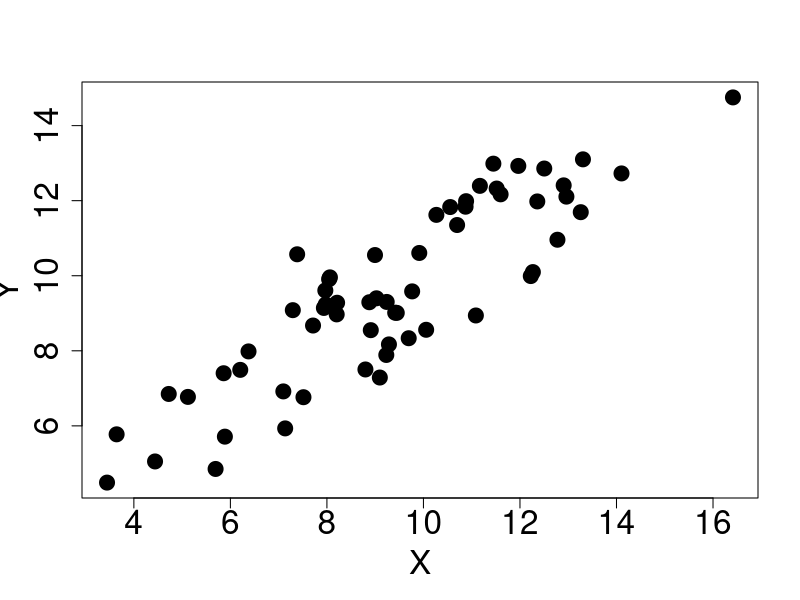
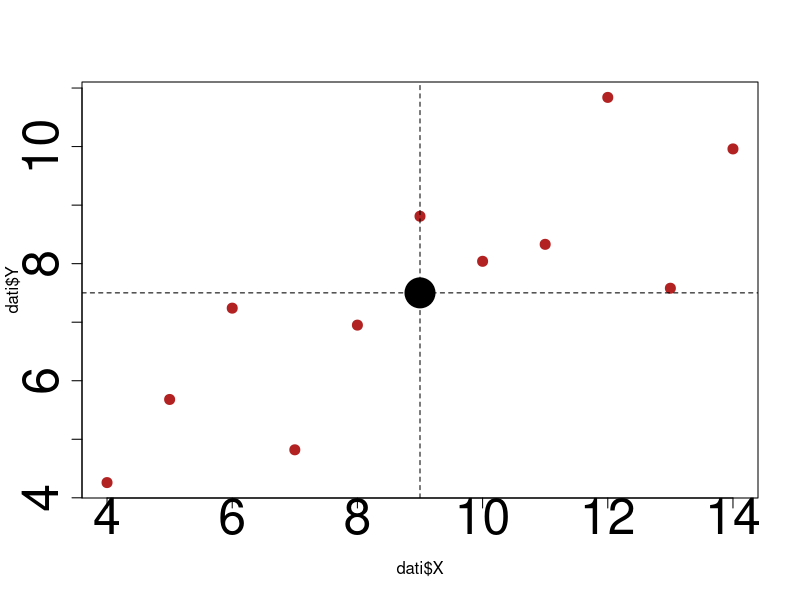
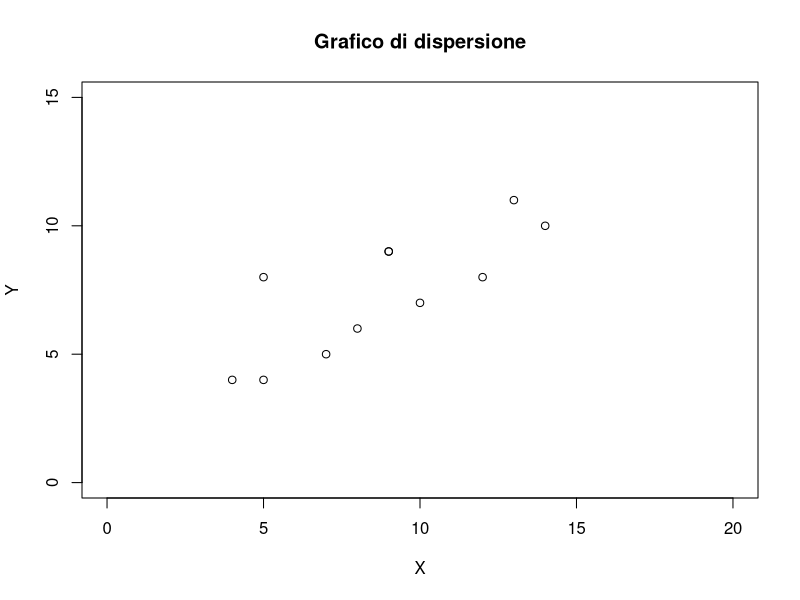
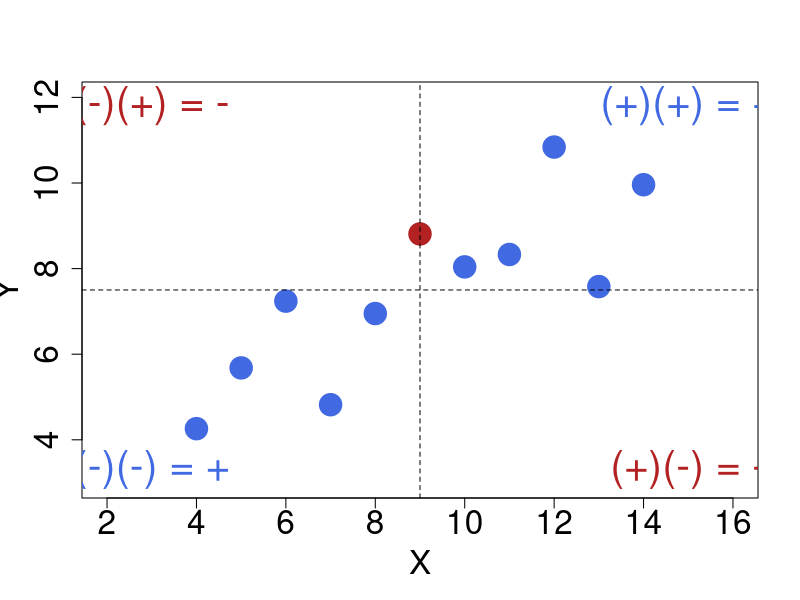
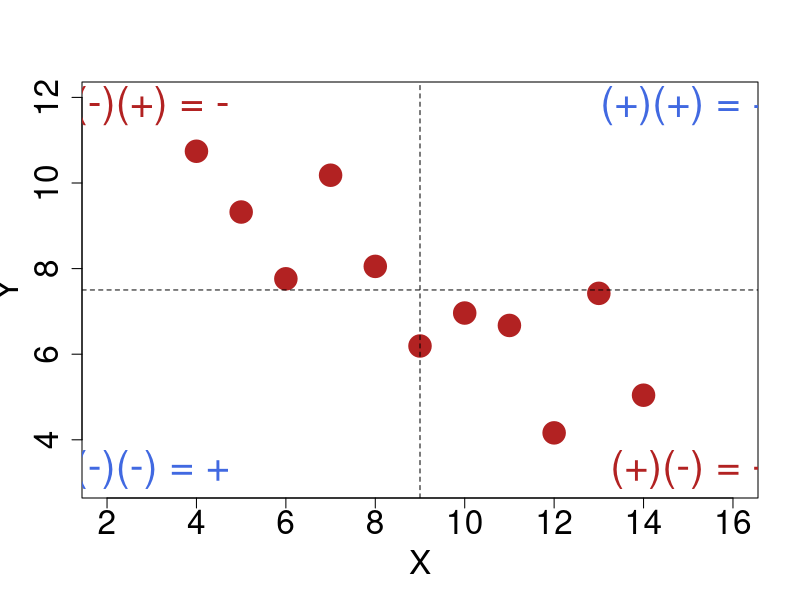
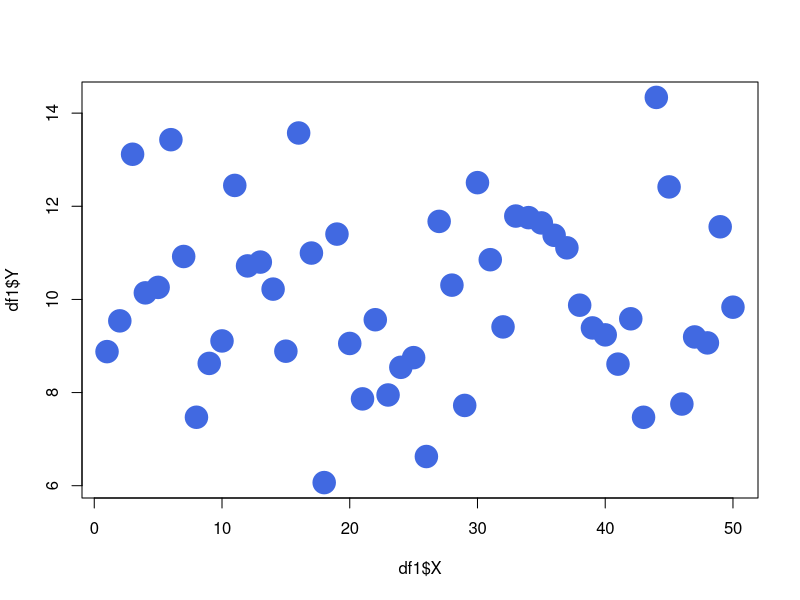
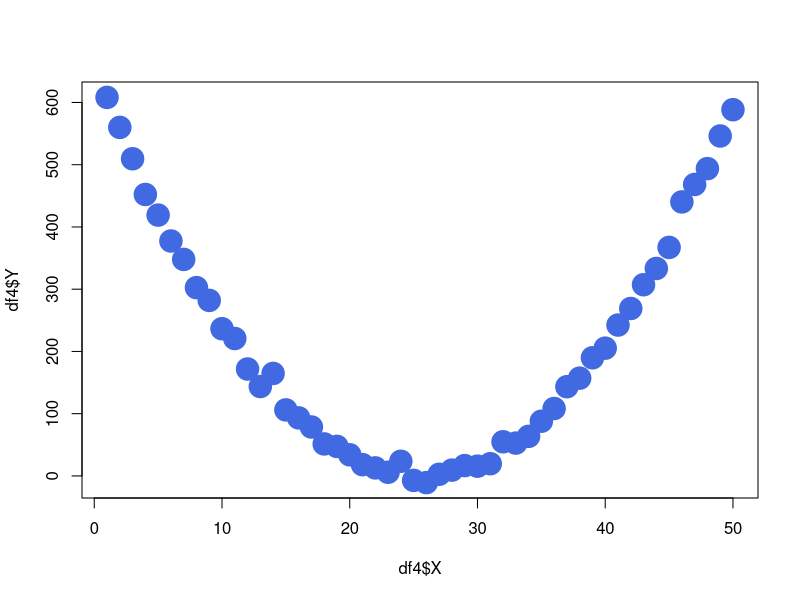
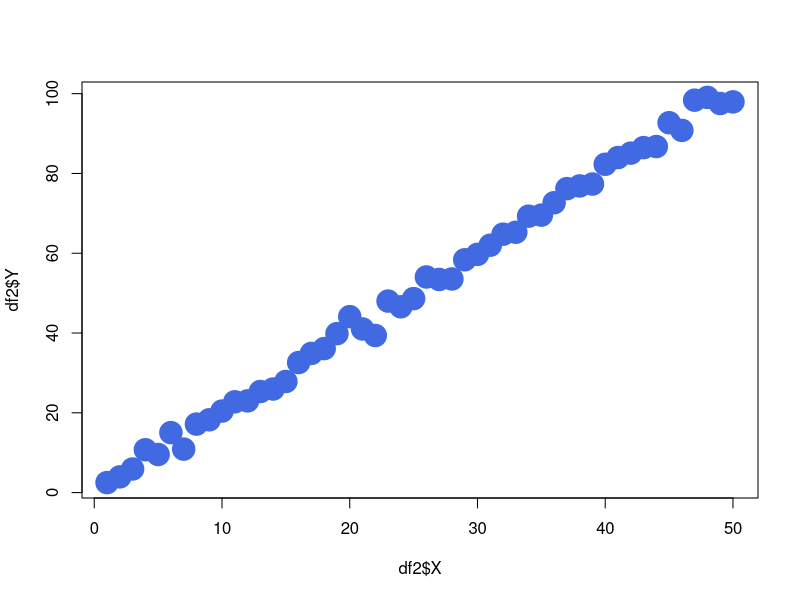

Write the R code that produced these figures, in order. (Note: this script raises an error after producing the figures.)
## ---- chunk 1
#| echo: false
#| out-width: 45%
#| fig-align: center
set.seed(10)
xr <- rnorm(60, 10, 3)
yr <- 2 + 0.8 * xr + rnorm(60, 0, 1.2)
plot(xr, yr, pch = 19, cex = 2, xlab = "X", ylab = "Y",
     cex.axis = 2, cex.lab = 2)
## ---- chunk 2
#| echo: false
dati <- data.frame(
  X = c(10, 8, 13, 9, 11, 14, 6, 4, 12, 7, 5),
  Y = c(8.04, 6.95, 7.58, 8.81, 8.33, 9.96, 7.24, 4.26, 10.84, 4.82, 5.68)
)

## ---- chunk 3
#| echo:  false
#| fig-cap: Grafico a dispersione delle variabili X e Y
#| fig-align: center
plot(dati$X, dati$Y, cex = 2, cex.axis =3, pch = 20, col = "firebrick")
abline(v = mean(dati$X), lty=2)
abline(h = mean(dati$Y), lty=2)
points(mean(dati$X), mean(dati$Y), pch=19, cex = 4)
## ---- chunk 4
#| echo: false
dati

## ---- chunk 5
#| out-width: 60%
#| fig-align: center
X <- c(9,8,12,9,10,14,5,4,13,7,5)
Y <- c(9,6,8,9,7,10,8,4,11,5,4)
plot(X,Y,main="Grafico di dispersione", xlim=c(0,20),ylim=c(0,15))
## ---- chunk 6
#| echo: false
#| out-width: 100%
#| fig-align: center
prod_scarti <- (dati$X - mean(dati$X)) * (dati$Y - mean(dati$Y))
plot(dati$X, dati$Y, pch = 19, cex = 3,
     col = ifelse(prod_scarti > 0, "royalblue", "firebrick"),
     xlab = "X", ylab = "Y", cex.axis = 2, cex.lab = 2,
     xlim = c(2, 16), ylim = c(3, 12))
abline(v = mean(dati$X), lty = 2)
abline(h = mean(dati$Y), lty = 2)
text(15, 11.8, "(+)(+) = +", cex = 2.5, col = "royalblue")
text(3, 3.3, "(-)(-) = +", cex = 2.5, col = "royalblue")
text(3, 11.8, "(-)(+) = -", cex = 2.5, col = "firebrick")
text(15, 3.3, "(+)(-) = -", cex = 2.5, col = "firebrick")
## ---- chunk 7
#| echo: false
#| out-width: 100%
#| fig-align: center
dati_neg <- data.frame(X = dati$X, 
                       Y = 2 * mean(dati$Y) - dati$Y)   # Y specchiata attorno alla media

prod_scarti_neg <- (dati_neg$X - mean(dati_neg$X)) * (dati_neg$Y - mean(dati_neg$Y))
plot(dati_neg$X, dati_neg$Y, pch = 19, cex = 3,
     col = ifelse(prod_scarti_neg > 0, "royalblue", "firebrick"),
     xlab = "X", ylab = "Y", cex.axis = 2, cex.lab = 2,
     xlim = c(2, 16), ylim = c(3, 12))
abline(v = mean(dati_neg$X), lty = 2)
abline(h = mean(dati_neg$Y), lty = 2)
text(15, 11.8, "(+)(+) = +", cex = 2.5, col = "royalblue")
text(3, 3.3, "(-)(-) = +", cex = 2.5, col = "royalblue")
text(3, 11.8, "(-)(+) = -", cex = 2.5, col = "firebrick")
text(15, 3.3, "(+)(-) = -", cex = 2.5, col = "firebrick")
## ---- chunk 8
#| echo: false

set.seed(123)  # per riproducibilità

# --- dataset 1: cov ~ 0 (indipendenti con rumore) ---
X1 <- 1:50
Y1 <- rnorm(length(X1), mean = 10, sd = 2)
df1 <- data.frame(X = X1, Y = Y1)

# --- dataset 2: cov > 0 (relazione positiva + rumore) ---
X2 <- X1
Y2 <- 2*X2 + rnorm(length(X1), mean = 0, sd = 2)
df2 <- data.frame(X = X2, Y = Y2)

# --- dataset 3: cov < 0 (relazione negativa + rumore) ---
X3 <- X1
Y3 <- -1.5*X3 + rnorm(length(X1), mean = 0, sd = 10)
df3 <- data.frame(X = X3, Y = Y3)

# --- dataset 4: cov ~ 0 ma relazione NON lineare ---
X4 <- X1
Y4 <- (X4 - mean(X4))^2 + rnorm(length(X1), mean = 0, sd = 10)  # parabola con rumore
df4 <- data.frame(X = X4, Y = Y4)

# Visualizzo i dataframe e le covarianze campionarie
mycov = list(
  df1 = df1,
  cov_df1 = cov(df1$X, df1$Y),
  df2 = df2,
  cov_df2 = cov(df2$X, df2$Y),
  df3 = df3,
  cov_df3 = cov(df3$X, df3$Y),
  df4 = df4,
  cov_df4 = cov(df4$X, df4$Y)
)
## ---- chunk 9
#| echo: false
#| layout-ncol: 2
#| layout-nrow: 2
#| label: fig-CovExamples
#| out-width: 60%
#| fig-cap: "Covarianza"
#| fig-subcap:
#|   - "Cov = 0"
#|   - "Cov = 0"
#|   - "Cov > 0"
#|   - "Cov < 0"

plot(df1$X, df1$Y, pch = 19, col = "royalblue", cex = 3)
plot(df4$X, df4$Y, pch = 19, col = "royalblue", cex = 3)
plot(df2$X, df2$Y, pch = 19, col = "royalblue", cex = 3)
plot(df3$X, df3$Y, pch = 19, col = "royalblue", cex = 3)
## ---- chunk 10
#| echo: false
bimbo <- data.frame(eta = c(3, 6, 9, 12, 24, 36),
                    peso = c(6, 8, 9, 10, 13, 20))
## ---- chunk 11
#| echo: false
bimbo
## ---- chunk 12
#| echo: false
#| fig-cap: Grafico a dispersione
plot(bimbo$eta, bimbo$peso, pch = 19, cex = 3,
     xlab = "Età (mesi)", ylab = "Peso (kg)", cex.lab = 2, cex.axis = 2)
abline(v = mean(bimbo$eta), lty = 2)
abline(h = mean(bimbo$peso), lty = 2)
## ---- chunk 13
#| echo: false
calcolo <- data.frame(x = bimbo$eta, y = bimbo$peso,
                      sx = bimbo$eta - mean(bimbo$eta),
                      sy = bimbo$peso - mean(bimbo$peso))
calcolo$prodotto <- calcolo$sx * calcolo$sy
colnames(calcolo) <- c("x", "y", "x - media(x)", "y - media(y)", "prodotto")
calcolo
## ---- chunk 14
X <- c(9,8,12,9,10,14,5,4,13,7,5)
Y <- c(9,6,8,9,7,10,8,4,11,5,4)
Z <- -Y
cov(X,Y)
cov(X,Z)
cov(bimbo$eta, bimbo$peso)
## ---- chunk 15
#| echo: false
#| fig-align: center
#| out-width: 100%
set.seed(2)
xx <- seq(1, 20, length.out = 30)
par(mfrow = c(1, 3), mar = c(5, 5, 6, 2))
plot(xx, 3 + 2 * xx, pch = 19, cex = 2, xlab = "X", ylab = "Y",
     main = "r = +1", cex.main = 3, cex.lab = 2.5, cex.axis = 2)
plot(xx, 50 - 2 * xx, pch = 19, cex = 2, xlab = "X", ylab = "Y",
     main = "r = -1", cex.main = 3, cex.lab = 2.5, cex.axis = 2)
plot(xx, (xx - mean(xx))^2, pch = 19, cex = 2, xlab = "X", ylab = "Y",
     main = paste("r =", round(cor(xx, (xx - mean(xx))^2), 2)),
     cex.main = 3, cex.lab = 2.5, cex.axis = 2)
## ---- chunk 16
#| echo: true
X <- c(9,8,12,9,10,14,5,4,13,7,5)
Y <- c(9,6,8,9,7,10,8,4,11,5,4)
Z <- -Y
cor(X,Y)
cor(X,Z)
## ---- chunk 17
cov(bimbo$eta, bimbo$peso) / (sd(bimbo$eta) * sd(bimbo$peso))
cor(bimbo$eta, bimbo$peso)
## ---- chunk 18
#| echo: false
library(MASS)

set.seed(123)  # per riproducibilità

n <- 100  # numero di osservazioni

# --- 1. Cov > 0 (correlazione positiva) ---
mu1 <- c(10, 10)                 # medie
Sigma1 <- matrix(c(20, 15,       # var(X), cov(X,Y)
                   15, 20), 2)   # cov(Y,X), var(Y)
pos <- mvrnorm(n, mu = mu1, Sigma = Sigma1)

# --- 2. Cov < 0 (correlazione negativa) ---
mu2 <- c(10, 10)
Sigma2 <- matrix(c(20, -15,
                  -15, 20), 2)
neg <- mvrnorm(n, mu = mu2, Sigma = Sigma2)

# --- 3. Cov ~ 0 (nessuna correlazione) ---
mu3 <- c(10, 10)
Sigma3 <- matrix(c(20, 0,
                    0, 20), 2)
null <- mvrnorm(n, mu = mu3, Sigma = Sigma3)

# Controllo covarianze e correlazioni
mylist = list(
  cov_pos  = cov(pos)[1,2],
  cor_pos  = cor(pos)[1,2],
  cov_neg  = cov(neg)[1,2],
  cor_neg  = cor(neg)[1,2],
  cov_null = cov(null)[1,2],
  cor_null = cor(null)[1,2]
)

# Grafici
par(mfrow=c(1,3))
plot(pos, xlab="X1", ylab="Y1", main=paste("cov = ",  round(mylist$cov_pos, 2), ", r = ", round(mylist$cor_pos, 2)), pch = 19, cex = 2, cex.main = 2, xlim=c(-0.20,20))
plot(neg, xlab="X2", ylab="Y2", main=paste("cov = ",  round(mylist$cov_neg, 2), ", r = ", round(mylist$cor_neg, 2)), pch = 19, cex = 2, cex.main = 2, xlim=c(-0.20,20))
plot(null, xlab="X3", ylab="Y3", main=paste("cov = ",  round(mylist$cov_null, 2), ", r = ", round(mylist$cor_null, 2)), pch = 19, cex = 2, cex.main = 2, xlim=c(-0.20,20))
## ---- chunk 19
#| echo: false
#| fig-align: center
knitr::include_graphics("cor2.jpg")
## ---- chunk 20
#| echo:  false
#| fig-align: center


par(mfrow=c(1,1))
plot(dati$X, dati$Y, pch=19, cex=2)
abline(v = mean(dati$X), lty=2)
abline(h = mean(dati$Y), lty=2)
points(mean(dati$X), mean(dati$Y), pch=19, cex = 4, col ="firebrick")
## ---- chunk 21
#| echo: false
dati

## ---- chunk 22
#| echo: false
#| out-width: 70%
#| fig-cap: Una retta che passi attraverso le coppie di osservazioni
set.seed(999)
mymodel = lm(Y ~ X)
plot(X, Y, pch = 19, cex = 2)
abline(mymodel, col = "firebrick", lwd = 2)
## ---- chunk 23
#| echo: false
#| out-width: 70%
#| fig-cap: Ma quale retta?
plot(X, Y, pch = 19, cex = 2)

y1 = rnorm(20, sd = 2)
x1 = rnorm(20, sd = 2)
abline(mymodel, col = "firebrick", lwd = 2)
for (i in 1:length(x1)) {
  abline(mymodel$coefficients[1] + y1[i],
         mymodel$coefficients[2], col = i, lty = 2)
}
## ---- chunk 24
#| echo:  false
#| fig-align: center
plot(dati$X, dati$Y, pch=19, cex =2)
mod <- lm(Y ~ X, data = dati)

# Scatterplot con retta
abline(mod, col = "blue", lwd = 2)

# Aggiunta delle linee degli scarti
pred <- fitted(mod)
segments(dati$X, dati$Y, dati$X, pred, col = "red", lty = 2)
## ---- chunk 25
b <- cov(bimbo$eta, bimbo$peso) / var(bimbo$eta)
b0 <- mean(bimbo$peso) - b * mean(bimbo$eta)
c(b0, b)
## ---- chunk 26
#| echo: false

r = seq(-1,1, length.out= 1000)
plot(r, r^2, pch = 19, xlab = "r", ylab = expression(r^2),
     cex.lab =4, cex.axis=2)
## ---- chunk 27
#| echo: false
#| out-width: 80%
#| fig-align: center

set.seed(123)  # per riproducibilità

# Parametri della simulazione
n <- 50
beta0 <- 2
beta1 <- 1.5

# Genero X da una normale
X <- rnorm(n, mean = 10, sd = 5)

# Genero il rumore
epsilon <- rnorm(n, mean = 0, sd = 10)

# Costruisco Y
Y <- beta0 + beta1 * X + epsilon

# Regressione lineare
fit <- lm(Y ~ X)

# Predizioni
Y_hat <- fitted(fit)

# Grafico
plot(X, Y, pch = 19, col = "black",
     xlab = "X", ylab = "Y", ylim = c(min(Y, Y_hat), max(Y, Y_hat)))
abline(fit)

# Aggiungo i residui
segments(X, Y, X, Y_hat, lty = 2)
## ---- chunk 28
#| echo: false
#| out-width: 80%
#| fig-align: center
set.seed(123)  # per riproducibilità

# Parametri della simulazione
n <- 50
beta0 <- 2
beta1 <- -2

# Genero X da una normale
X <- rnorm(n, mean = 10, sd = 5)

# Genero il rumore
epsilon <- rnorm(n, mean = 0, sd = 5)

# Costruisco Y
Y <- beta0 + beta1 * X + epsilon

# Regressione lineare
fit <- lm(Y ~ X)

# Predizioni
Y_hat <- fitted(fit)

# Grafico
plot(X, Y, pch = 19, col = "black",
     xlab = "X", ylab = "Y", ylim = c(min(Y, Y_hat), max(Y, Y_hat)))
abline(fit)

# Aggiungo i residui
segments(X, Y, X, Y_hat, lty = 2)
## ---- chunk 29
#| echo: false
#| out-width: 80%
#| fig-align: center


set.seed(123)  # per riproducibilità

# Parametri della simulazione
n <- 50
beta0 <- 2
beta1 <- 3

# Genero X da una normale
X <- rnorm(n, mean = 10, sd = 5)

# Genero il rumore
epsilon <- rnorm(n, mean = 0, sd = 3)

# Costruisco Y
Y <- beta0 + beta1 * X + epsilon

# Regressione lineare
fit <- lm(Y ~ X)

# Predizioni
Y_hat <- fitted(fit)

# Grafico
plot(X, Y, pch = 19, col = "black",
     xlab = "X", ylab = "Y", ylim = c(min(Y, Y_hat), max(Y, Y_hat)))
abline(fit)

# Aggiungo i residui
segments(X, Y, X, Y_hat, lty = 1.2)
## ---- chunk 30
#| echo: false
#| out-width: 80%
#| fig-align: center
set.seed(123)  # per riproducibilità

# Parametri della simulazione
n <- 50
beta0 <- 2
beta1 <- -0.2

# Genero X da una normale
X <- rnorm(n, mean = 10, sd = 5)

# Genero il rumore
epsilon <- rnorm(n, mean = 0, sd = 10)

# Costruisco Y
Y <- beta0 + beta1 * X + epsilon

# Regressione lineare
fit <- lm(Y ~ X)

# Predizioni
Y_hat <- fitted(fit)

# Grafico
plot(X, Y, pch = 19, col = "black",
     xlab = "X", ylab = "Y", ylim = c(min(Y, Y_hat), max(Y, Y_hat)))
abline(fit)

# Aggiungo i residui
segments(X, Y, X, Y_hat, lty = 2)
## ---- chunk 31
lm(bimbo$peso~bimbo$eta)
## ---- chunk 32
#| echo: false
#| fig-align: center
#| out-width: 70%
set.seed(123)
n <- 100
beta0 <- 1
beta1 <- 2
rho <- 1.0
sigma_u <- 1
x = rnorm(n)
e = rnorm(length(x), sd= 3)
y <- beta0 + beta1 * x + e

fit <- lm(y ~ x)
plot(x, e, pch = 19, cex = 1.5, xlab = "x", ylab = "residui",
     cex.axis = 2, cex.lab = 2)
abline(0,0, lwd = 2, col ="firebrick")
abline(lm(e ~x), col ="royalblue4", lwd = 2, lty = 2)

## ---- chunk 33
#| echo: false
#| fig-align: center
#| out-width: 70%
set.seed(123)
n <- 100
beta0 <- 1
beta1 <- 2
rho <- 1.0
sigma_u <- 1
x = rnorm(n)
e = rnorm(length(x), sd= 3)
y <- beta0 + beta1 * x + e

fit <- lm(y ~ x)
plot(x, e, pch = 19, cex = 1.5, xlab = "x", ylab = "residui",
     cex.axis = 2, cex.lab = 2)
abline(0,0, lwd = 2, col ="firebrick")
abline(lm(e ~x), col ="royalblue4", lwd = 2, lty = 2)
## ---- chunk 34
#| echo: false
#| fig-align: center
#| out-width: 70%
ecorr = x+rnorm(length(x), sd= 1)
ycorr <- beta0 + beta1 * x + ecorr

fitcorr <- lm(ycorr ~ x)
plot(x, ecorr, pch = 19, cex = 1.5, xlab = "x", ylab = "residui",
     cex.axis = 2, cex.lab = 2, ylim=-c(4,-4))
abline(0,0, lwd = 2, col ="firebrick")
abline(lm(ycorr ~x), col ="royalblue4", lwd = 2, lty = 2)
## ---- chunk 35
#| echo: false
#| fig-align: center
#| out-width: 70%
ecorr = x+rnorm(length(x), sd= 1)
ycorr <- beta0 + beta1 * x + ecorr

fitcorr <- lm(ycorr ~ x)
plot(x, ecorr, pch = 19, cex = 1.5, xlab = "x", ylab = "residui",
     cex.axis = 2, cex.lab = 2, ylim=-c(4,-4))
abline(0,0, lwd = 2, col ="firebrick")
abline(lm(ecorr ~x), col ="royalblue4", lwd = 2, lty = 2)
## ---- chunk 36
#| echo: false
set.seed(42)
studio <- data.frame(ore = round(runif(80, 0, 20), 1))
studio$voto <- round(15 + 0.6 * studio$ore + rnorm(80, 0, 2), 1)
## ---- chunk 37
#| echo: true
#| out-width: 55%
#| fig-align: center
head(studio)
modello <- lm(voto ~ ore, data = studio)
modello
## ---- chunk 38
#| echo: true
studio$attesi <- fitted(modello)      # y cappello
studio$residui <- residuals(modello)  # y - y cappello
head(studio)
## ---- chunk 39
#| echo: true
# i residui sono semplicemente osservati - attesi
head(studio$voto - studio$attesi)
## ---- chunk 40
#| echo: true
mean(studio$residui)
## ---- chunk 41
#| echo: true
summary(studio$residui)
## ---- chunk 42
#| echo: true
#| out-width: 55%
#| fig-align: center
plot(studio$ore, studio$residui, pch = 19,
     xlab = "ore", ylab = "residui")
abline(h = 0, col = "firebrick", lwd = 2)
## ---- chunk 43
#| echo: false
set.seed(42)
nonlin <- data.frame(x = runif(80, 0, 10))
nonlin$y <- 5 + 0.8 * (nonlin$x - 5)^2 + rnorm(80, 0, 2)
mod_nonlin <- lm(y ~ x, data = nonlin)
nonlin$residui <- residuals(mod_nonlin)
## ---- chunk 44
#| echo: false
#| fig-align: center
#| out-width: 90%
par(mfrow = c(1, 2), mar = c(5, 5, 4, 2))
plot(nonlin$x, nonlin$y, pch = 19, cex = 1.5, xlab = "x", ylab = "y",
     main = "Dati e retta", cex.main = 2, cex.lab = 2, cex.axis = 1.5)
abline(mod_nonlin, col = "royalblue4", lwd = 2)
plot(nonlin$x, nonlin$residui, pch = 19, cex = 1.5, xlab = "x", ylab = "residui",
     main = "Residui", cex.main = 2, cex.lab = 2, cex.axis = 1.5)
abline(h = 0, col = "firebrick", lwd = 2)
## ---- chunk 45
#| echo: true
#| out-width: 55%
#| fig-align: center
hist(studio$residui, freq = FALSE, xlab = "residui", col = "gray90")
curve(dnorm(x, mean = 0, sd = sd(studio$residui)), 
      add = TRUE, col = "firebrick", lwd = 2)
## ---- chunk 46
#| echo: true
#| out-width: 50%
#| fig-align: center
qqnorm(studio$residui, pch = 19)
qqline(studio$residui, col = "firebrick", lwd = 2)
## ---- chunk 47
#| echo: false
set.seed(42)
asim <- data.frame(x = runif(80, 0, 10))
asim$y <- 2 + 1.5 * asim$x + rexp(80, rate = 0.3)
mod_asim <- lm(y ~ x, data = asim)
asim$residui <- residuals(mod_asim)
## ---- chunk 48
#| echo: false
#| fig-align: center
#| out-width: 80%
par(mfrow = c(1, 2), mar = c(5, 5, 4, 2))
hist(asim$residui, freq = FALSE, main = "Istogramma",
     xlab = "residui", col = "gray90", cex.main = 2, cex.lab = 2, cex.axis = 1.5)
curve(dnorm(x, mean = 0, sd = sd(asim$residui)),
      add = TRUE, col = "firebrick", lwd = 2)
qqnorm(asim$residui, pch = 19, main = "Q-Q plot",
       cex.main = 2, cex.lab = 2, cex.axis = 1.5)
qqline(asim$residui, col = "firebrick", lwd = 2)
## ---- chunk 49
#| echo: true
#| out-width: 55%
#| fig-align: center
plot(studio$attesi, studio$residui, pch = 19,
     xlab = "valori attesi", ylab = "residui")
abline(h = 0, col = "firebrick", lwd = 2)
## ---- chunk 50
#| echo: false
set.seed(42)
etero <- data.frame(x = runif(80, 0, 10))
etero$y <- 2 + 1.5 * etero$x + rnorm(80, 0, 0.5 + 0.6 * etero$x)
mod_etero <- lm(y ~ x, data = etero)
etero$attesi <- fitted(mod_etero)
etero$residui <- residuals(mod_etero)
## ---- chunk 51
#| echo: false
#| fig-align: center
#| out-width: 80%
par(mfrow = c(1, 2), mar = c(5, 5, 4, 2))
plot(etero$x, etero$y, pch = 19, cex = 1.5, xlab = "x", ylab = "y",
     main = "Dati e retta", cex.main = 2, cex.lab = 2, cex.axis = 1.5)
abline(mod_etero, col = "royalblue4", lwd = 2)
plot(etero$attesi, etero$residui, pch = 19, cex = 1.5,
     xlab = "valori attesi", ylab = "residui",
     main = "Residui", cex.main = 2, cex.lab = 2, cex.axis = 1.5)
abline(h = 0, col = "firebrick", lwd = 2)
## ---- chunk 52
#| echo: true
#| out-width: 45%
#| fig-align: center
plot(studio$residui, type = "b", pch = 19,
     xlab = "ordine di raccolta", ylab = "residui")
abline(h = 0, col = "firebrick", lwd = 2)
## ---- chunk 53
#| echo: false
dat <- data.frame(
  soggetto = 1:10,
  eta = c(6, 6, 7, 8, 8, 9, 10, 10, 11, 12),
  statura = c(110, 119, 125, 123, 133, 129, 140, 142, 138, 150)
)
type <- c(rep("normal", 10), "weird")

disegna_caso <- function(nuovo, posizione_legenda) {
  newdati <- rbind(dat, nuovo)
  newdati$type <- type
  plot(newdati$eta, newdati$statura, cex = 2,
       xlab = "Età", ylab = "Statura (cm)",
       ylim = c(105, 190), xlim = c(4, 20),
       pch = ifelse(newdati$type == "normal", 19, 17),
       col = ifelse(newdati$type == "normal", "royalblue", "salmon"),
       cex.lab = 1.5, cex.axis = 1.5)
  abline(lm(statura ~ eta, data = dat), lwd = 2, lty = 2)
  abline(lm(statura ~ eta, data = newdati), lwd = 2, col = "firebrick")
  legend(posizione_legenda, col = c("black", "firebrick"), lty = c(2, 1),
         lwd = 2, legend = c("Senza", "Con"), cex = 1.5)
}
## ---- chunk 54
#| echo: false
#| out-width: 75%
#| fig-align: center
disegna_caso(c(soggetto = 11, eta = 9, statura = 155), "bottomright")
## ---- chunk 55
#| echo: false
#| out-width: 75%
#| fig-align: center
disegna_caso(c(soggetto = 11, eta = 18, statura = 182), "bottomright")
## ---- chunk 56
#| echo: false
#| out-width: 75%
#| fig-align: center
disegna_caso(c(soggetto = 11, eta = 18, statura = 120), "topleft")
## ---- chunk 57
#| echo: true
influente <- rbind(dat, c(soggetto = 11, eta = 18, statura = 120))
mod_inf <- lm(statura ~ eta, data = influente)
influente$leva <- hatvalues(mod_inf)
influente$cook <- cooks.distance(mod_inf)
## ---- chunk 58
#| echo: true
round(influente, 2)
## ---- chunk 59
#| echo: true
#| out-width: 50%
#| fig-align: center
plot(influente$cook, type = "h", lwd = 3,
     xlab = "osservazione", ylab = "distanza di Cook")
abline(h = 4 / nrow(influente), col = "firebrick", lty = 2, lwd = 2)
## ---- chunk 60
#| echo: true
which(influente$cook > 4 / nrow(influente))
